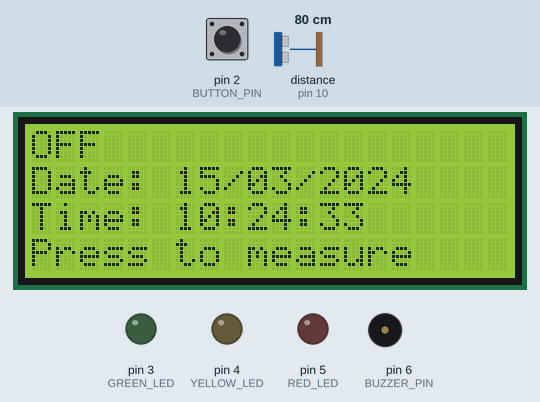
Bench run of a sketch on a simulated Arduino Uno, built with avr-gcc and run on an emulated ATmega328P. On the bench: 20×4 character LCD, output pins drawn as LEDs (lit = HIGH), buzzer (waves = sounding). Inputs (shaded band) come from the test bench; at power-on: pin 2 (BUTTON_PIN) HIGH, distance to the obstacle (sensor on pin 10) 80 cm. The echo pulse lasts 58.3 µs per cm; the local clock reads 2024-03-15 10:24:30 at power-on unless the sketch sets it; EEPROM starts erased; pins used as bus, display or sensor lines are not drawn; what the sketch prints to the serial monitor is not drawn.

Above: at 3.7 s.
3.8 s: pin 2 (BUTTON_PIN) pulled LOW for 0.15 s
At 4.8 s:
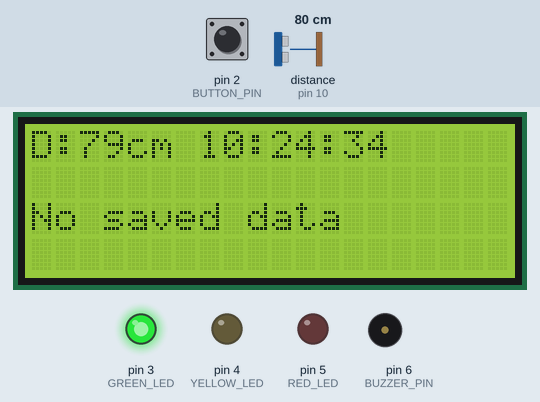
6.9 s: distance to the obstacle (sensor on pin 10) set to 53 cm
At 7.9 s:
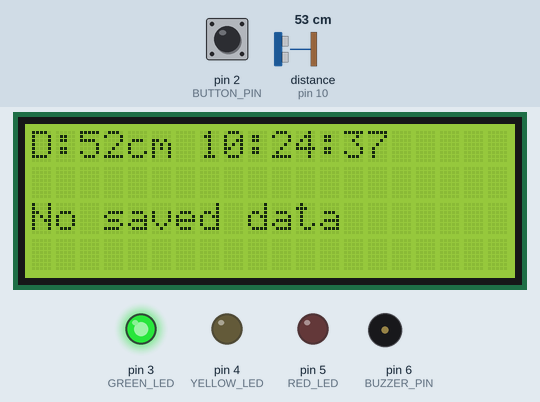
8.6 s: distance to the obstacle (sensor on pin 10) set to 47 cm
At 9.9 s:
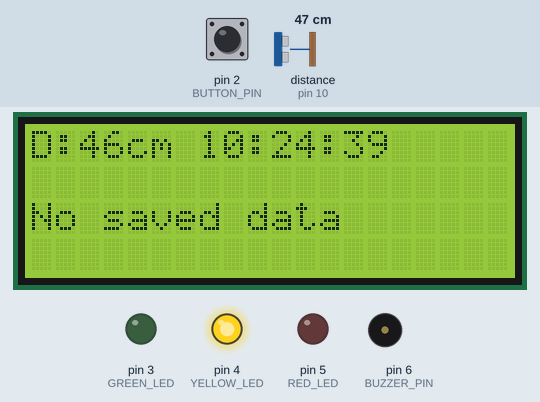
11.6 s: pin 2 (BUTTON_PIN) pulled LOW for 0.15 s
At 12.9 s:
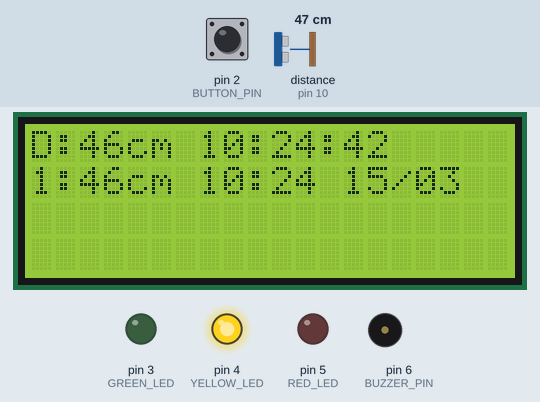
14.7 s: distance to the obstacle (sensor on pin 10) set to 18 cm
At 16.8 s:
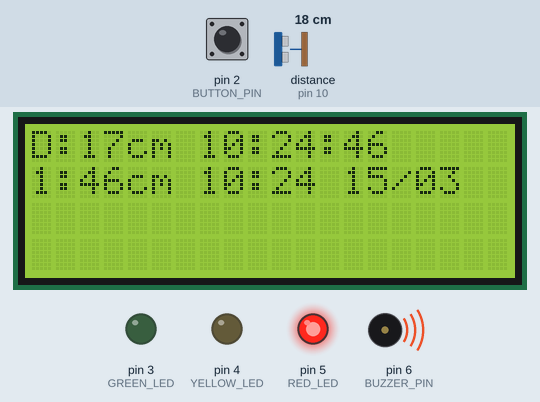
17.7 s: pin 2 (BUTTON_PIN) pulled LOW for 3.2 s
At 22.9 s:
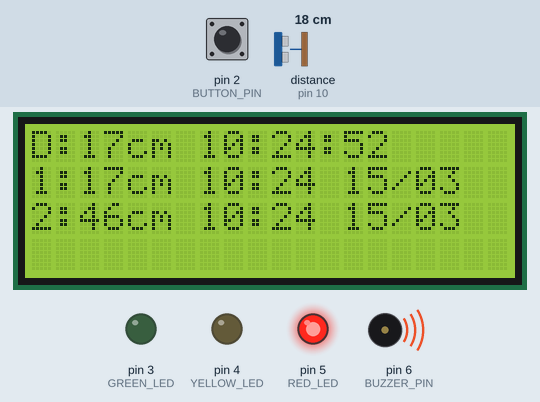
Timing chart, 0 to 24.4 s (numbered marks = the images above; inputs shaded):
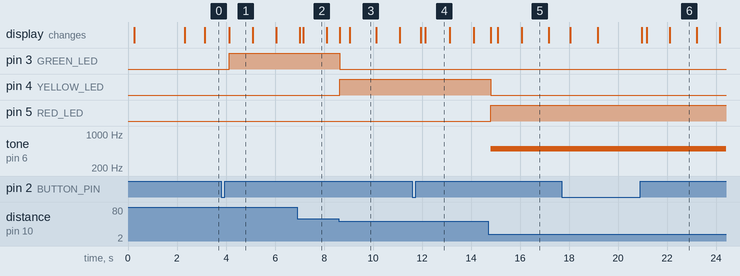

The sketch:

distance_meter.ino
```cpp
#include <Wire.h>
#include <LiquidCrystal_I2C.h>
#include <RTClib.h>
#include <EEPROM.h>
// Визначення пінів (блок ініціалізації пінів згідно з логікою)
#define TRIGGER_PIN 9
#define ECHO_PIN 10
#define MAX_DISTANCE 400
#define BUTTON_PIN 2
#define RED_LED 5
#define YELLOW_LED 4
#define GREEN_LED 3
#define BUZZER_PIN 6
// Ініціалізація LCD (20x4 з адресою 0x3F)
LiquidCrystal_I2C lcd(0x3F, 20, 4);
// Ініціалізація RTC (модуль реального часу)
RTC_DS1307 rtc;
// Структура для виміру (відстань + дата/час)
struct Measurement {
int distance;
uint8_t day;
uint8_t month;
uint16_t year;
uint8_t hour;
uint8_t minute;
uint8_t second; };
// Масив для трьох попередніх вимірів
Measurement history[3];
// Адреса в EEPROM для збереження історії (розмір: 3 * sizeof(Measurement) ≈ 3*10 = 30 байт)
const int EEPROM_ADDRESS = 0;
// Стан кнопки та змінні для обробки натискань (початкові змінні)
int lastButtonState = HIGH;
unsigned long buttonPressStart = 0;
bool measuring = false;
// Прототипи функцій (щоб уникнути помилок компіляції через порядок визначення)
void displayOffState(DateTime now);
void performMeasurement(DateTime now);
int measureDistance();
void startMeasurement();
void stopMeasurement();
void saveMeasurement(DateTime now);
void printTwoDigits(int value);
// Функція setup() - блок ініціалізації (налаштування портів, змінних, бібліотек)
void setup() {
// 1. Ініціалізація пінів світлодіодів, ультрасоніка, кнопки, п’єзо-зумера
pinMode(TRIGGER_PIN, OUTPUT);
pinMode(ECHO_PIN, INPUT);
pinMode(BUTTON_PIN, INPUT_PULLUP);
pinMode(RED_LED, OUTPUT);
pinMode(YELLOW_LED, OUTPUT);
pinMode(GREEN_LED, OUTPUT);
pinMode(BUZZER_PIN, OUTPUT);
// 2. Ініціалізація бібліотек та пристроїв
Serial.begin(9600);
Serial.println("\n=== Hello, World! ===");
lcd.init();
lcd.backlight();
Serial.println("LCD I2C is initialized (adress 0x3F)");
// Ініціалізація RTC
if (!rtc.begin()) {
Serial.println("Could'nt find RTC");
while (1) delay(10);
} else {
Serial.println("RTC DS1307 is found and initialized");
}
if (!rtc.isrunning()) {
// Встановити час компіляції, якщо RTC не запущено
Serial.println("RTC isn't runnig → setting compilation time");
rtc.adjust(DateTime(F(__DATE__), F(__TIME__)));
} else {
Serial.print("RTC is running. Current time: ");
DateTime now = rtc.now();
Serial.print(now.year()); Serial.print("/");
Serial.print(now.month()); Serial.print("/");
Serial.print(now.day()); Serial.print(" ");
Serial.print(now.hour()); Serial.print(":");
Serial.print(now.minute()); Serial.print(":");
Serial.println(now.second());
}
// 3. Задання початкових змінних та зчитування історії з EEPROM
EEPROM.get(EEPROM_ADDRESS, history);
Serial.println("Read measurements history from EEPROM:");
for (int i = 0; i < 3; i++) {
Serial.print(" #"); Serial.print(i+1); Serial.print(" ");
if (history[i].distance <= 0 || history[i].distance >
MAX_DISTANCE) {
Serial.println("[empty / not valid]");
} else {
Serial.print(history[i].distance);
Serial.print(" cm ");
Serial.print(history[i].day); Serial.print(".");
Serial.print(history[i].month); Serial.print(".");
Serial.print(history[i].year); Serial.print(" ");
Serial.print(history[i].hour); Serial.print(":");
Serial.print(history[i].minute);Serial.print(":");
Serial.println(history[i].second);
}
}
// Початковий екран
lcd.setCursor(0, 0);
lcd.print("Distance Meter");
delay(2000);
lcd.clear();
displayOffState(rtc.now());
}
// Основний нескінченний цикл loop() - основний цикл роботи програми
void loop() {
DateTime now = rtc.now();
// 4. Перевірка натиснення кнопки
int buttonState = digitalRead(BUTTON_PIN);
// Виявлення початку натискання (з антидребезгом)
if (buttonState == LOW && lastButtonState == HIGH) {
delay(50); // Антидребезг
if (digitalRead(BUTTON_PIN) == LOW) {
buttonPressStart = millis();
}
}
// Виявлення відпускання кнопки (з антидребезгом)
if (buttonState == HIGH && lastButtonState == LOW) {
delay(50); // Антидребезг
if (digitalRead(BUTTON_PIN) == HIGH) {
unsigned long pressDuration = millis() -
buttonPressStart;
// 12. Перевірка натискання кнопки (коротке натискання для перемикання режиму)
if (pressDuration < 2000) {
if (!measuring) {
// Якщо не в режимі вимірювання, почати (перейти до блоку вимірювання)
startMeasurement();
} else {
// Якщо в режимі, зупинити (повернутися до OFF)
stopMeasurement();
}
}
}
}
if (measuring) {
// 11. Перевірка затискання кнопки (утримання 2 секунди для збереження)
if (buttonState == LOW && millis() - buttonPressStart >=
2000) {
saveMeasurement(now);
while (digitalRead(BUTTON_PIN) == LOW) {
delay(10); // Чекаємо відпускання кнопки
}
}
// 5-10. Виконання блоку вимірювання, виведення та сигналізації
performMeasurement(now);
} else {
// 4a. Якщо кнопка не натиснута, вивести OFF, дату, час
displayOffState(now);
}
lastButtonState = buttonState;
delay(100); // Затримка для циклу
}
// 5. Вимірювання відстані ультразвуковим датчиком
int measureDistance() {
digitalWrite(TRIGGER_PIN, LOW);
delayMicroseconds(2);
digitalWrite(TRIGGER_PIN, HIGH);
delayMicroseconds(10);
digitalWrite(TRIGGER_PIN, LOW);
long duration = pulseIn(ECHO_PIN, HIGH);
int distance = duration * 0.034 / 2;
if (distance > MAX_DISTANCE || distance <= 0) {
return MAX_DISTANCE;
}
return distance;
}
// Початок режиму вимірювання (з очищенням дисплея згідно з логікою)
void startMeasurement() {
measuring = true;
lcd.clear(); // Очищення LCD при початку
}
// Зупинка режиму вимірювання (12a: очищення, вивід OFF, повернення до перевірки)
void stopMeasurement() {
measuring = false;
lcd.clear(); // Очищення LCD
digitalWrite(RED_LED, LOW);
digitalWrite(YELLOW_LED, LOW);
digitalWrite(GREEN_LED, LOW);
noTone(BUZZER_PIN);
}
// 5-10. Блок вимірювання, виведення відстані, часу, історії та сигналізації
void performMeasurement(DateTime now) {
// 12b. Очищення LCD перед новим виміром (якщо продовжуємо цикл)
lcd.clear();
// 5. Вимірювання відстані
int distance = measureDistance();
// 6. Виведення виміряної відстані
lcd.setCursor(0, 0);
lcd.print("D:");
lcd.print(distance);
lcd.print("cm ");
// 7. Виведення поточного часу
printTwoDigits(now.hour());
lcd.print(":");
printTwoDigits(now.minute());
lcd.print(":");
printTwoDigits(now.second());
// 8. Зчитування трьох попередніх вимірів (з масиву, завантаженого з пам'яті)
// (Оптимізовано: зчитано в setup, оновлюється тільки при збереженні)
// 9. Виведення трьох попередніх вимірів, часу та дати
bool hasData = false;
for (int i = 0; i < 3; i++) {
if (history[i].distance > 0) {
hasData = true;
lcd.setCursor(0, i + 1);
lcd.print(i + 1);
lcd.print(":");
lcd.print(history[i].distance);
lcd.print("cm ");
printTwoDigits(history[i].hour);
lcd.print(":");
printTwoDigits(history[i].minute);
lcd.print(" ");
printTwoDigits(history[i].day);
lcd.print("/");
printTwoDigits(history[i].month);
}
}
if (!hasData) {
lcd.setCursor(0, 2);
lcd.print("No saved data");
}
// 10. Підпрограма сигналізації
digitalWrite(RED_LED, LOW);
digitalWrite(YELLOW_LED, LOW);
digitalWrite(GREEN_LED, LOW);
noTone(BUZZER_PIN);
// 10a. Перевірка, чи відстань більша за 50 см
if (distance >= 50) {
digitalWrite(GREEN_LED, HIGH);
} else if (distance < 20) {
// 10b. Якщо менша за 20 см, червоний LED та зумер
digitalWrite(RED_LED, HIGH);
tone(BUZZER_PIN, 500);
} else {
// 10c. Жовтий LED
digitalWrite(YELLOW_LED, HIGH);
}
}
// 11a. Збереження виміру в пам'ять (зсув історії)
void saveMeasurement(DateTime now) {
int distance = measureDistance();
// Зсув історії: останній стає першим
for (int i = 2; i > 0; i--) {
history[i] = history[i - 1];
}
history[0] = {distance, (uint8_t)now.day(),
(uint8_t)now.month(), (uint16_t)now.year(),
(uint8_t)now.hour(), (uint8_t)now.minute(),
(uint8_t)now.second()};
// Збереження в EEPROM
EEPROM.put(EEPROM_ADDRESS, history);
Serial.print("Saved to EEPROM: ");
Serial.print(distance);
Serial.print(" cm ");
Serial.print(now.day()); Serial.print(".");
Serial.print(now.month()); Serial.print(".");
Serial.print(now.year()); Serial.print(" ");
Serial.print(now.hour()); Serial.print(":");
Serial.print(now.minute());Serial.print(":");
Serial.print(now.second());
Serial.println();
Serial.println("Read measurements history from EEPROM:");
for (int i = 0; i < 3; i++) {
Serial.print(" #"); Serial.print(i+1); Serial.print("");
if (history[i].distance <= 0 || history[i].distance >
MAX_DISTANCE) {
Serial.println("[empty / not valid]");
} else {
Serial.print(history[i].distance);
Serial.print(" cm ");
Serial.print(history[i].day); Serial.print(".");
Serial.print(history[i].month); Serial.print(".");
Serial.print(history[i].year); Serial.print(" ");
Serial.print(history[i].hour); Serial.print(":");
Serial.print(history[i].minute);Serial.print(":");
Serial.println(history[i].second);
}
}
}
// 4a. Екран у стані OFF (виведення дати, часу та повідомлення)
void displayOffState(DateTime now) {
lcd.setCursor(0, 0);
lcd.print("OFF "); // Очищення рядка
lcd.setCursor(0, 1);
lcd.print("Date: ");
printTwoDigits(now.day());
lcd.print("/");
printTwoDigits(now.month());
lcd.print("/");
lcd.print(now.year());
lcd.setCursor(0, 2);
lcd.print("Time: ");
printTwoDigits(now.hour());
lcd.print(":");
printTwoDigits(now.minute());
lcd.print(":");
printTwoDigits(now.second());
lcd.setCursor(0, 3);
lcd.print("Press to measure ");
}
// Допоміжна функція для виведення двозначних чисел
void printTwoDigits(int value) {
if (value < 10) lcd.print("0");
lcd.print(value);
}
```

Measured:
- the behaviour switches between 51 and 50 cm on distance to the obstacle (sensor on pin 10) (found by bisection; images 2 and 3)
- after the input at 3.8 s, pin 3 (GREEN_LED): LOW → HIGH after 0.33 s; the display: changes after 0.33 s (image 1)
- after the input at 8.6 s, pin 3 (GREEN_LED): HIGH → LOW at once; pin 4 (YELLOW_LED): LOW → HIGH at once
- after the input at 11.6 s, the display: first changes after 0.35 s (image 4 shows a later state)
- after the input at 14.7 s, pin 4 (YELLOW_LED): HIGH → LOW after 0.11 s; pin 5 (RED_LED): LOW → HIGH after 0.11 s; tone on pin 6 (BUZZER_PIN): silent → 500 Hz after 0.11 s
- what the display in image 1 shows lasts 1.0 s, from 4.1 s to 5.1 s
- what the display in image 3 shows lasts 1.0 s, from 9.1 s to 10.1 s
